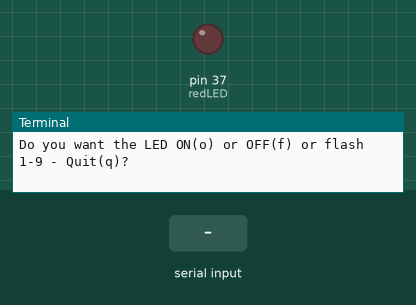
Simulated run of this program. Board: Raspberry Pi (header pin numbers). Shown: output pins drawn as LEDs (lit = HIGH), the last lines printed to the terminal. Dashed ring = blinking. The inputs (shaded band) are chosen by the test bench.

Above: at 7.2 s.
7.3 s: "5" typed at the terminal, then Enter
At 7.7 s:
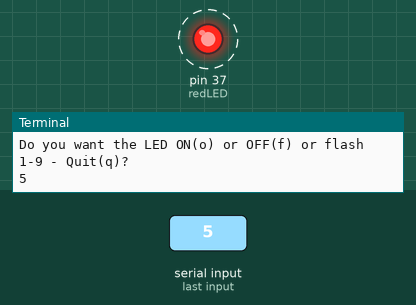
10.3 s: "1" typed at the terminal, then Enter
13.3 s: "90" typed at the terminal, then Enter
At 13.7 s:
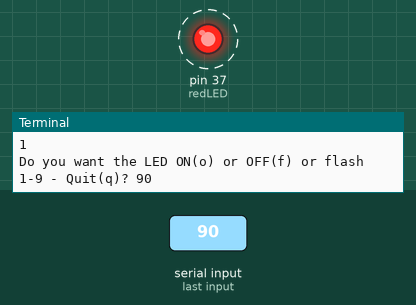
Timing chart, 0 to 22.3 s (numbered marks = the images above; inputs shaded):
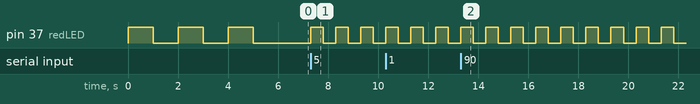

The program:

blinks_input.py
```python
import time
import RPi.GPIO as GPIO
GPIO.setmode(GPIO.BOARD)
redLED = 37
GPIO.setup(redLED,GPIO.OUT)	# setup pin 11 as an output
for i in range(3):
    GPIO.output(redLED,True)	# or (11,1)
    time.sleep(1)
    GPIO.output(redLED,False)	# or (11,0)
    time.sleep(1)
run = 1
invalid = True
while run == 1:
    question = input('Do you want the LED ON(o) or OFF(f) or flash 1-9 - Quit(q)? ')
    try:
        if (str(question) == '1' or '2' or '3' or '4' or '5' or '6' or '7' or '8' or '9'):
            blink = int(question)
            invalid = False
            for blinks in range (blink):
                GPIO.output(redLED,True)	# or (11,1)
                time.sleep(.5)
                print (blink - blinks)
                GPIO.output(redLED,False)	# or (11,0)
                time.sleep(.5)

    except Exception as e:
        pass
    if (str(question.lower())) == ('o'):
        GPIO.output(redLED,True)
        invalid = False
    if (str(question.lower())) == ('f'):
        GPIO.output(redLED,False)
        invalid = False
    if (str(question.lower())) == ('q'):
        run = 0
        invalid = False
    if invalid == True:
        print ('Invalid option!')
    invalid = True
GPIO.cleanup()
```

Measured:
- after the input at 7.3 s, pin 37 (redLED): alternates HIGH for 0.50 s and LOW for 0.50 s, starting at once
- after the input at 13.3 s, pin 37 (redLED): alternates HIGH for 0.50 s and LOW for 0.50 s, starting at once
